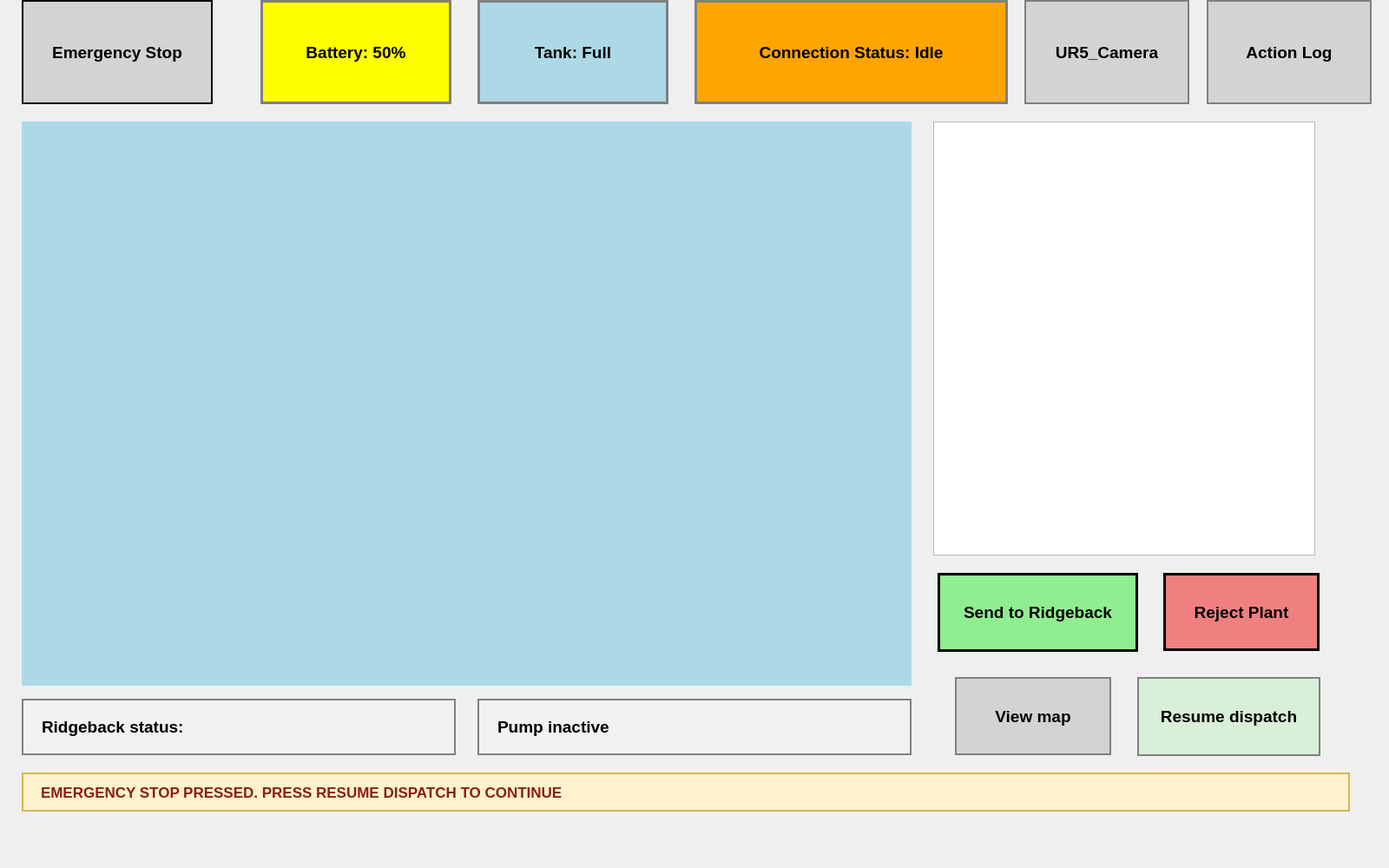
<?xml version="1.0" encoding="UTF-8"?>
<ui version="4.0">
 <class>PlantCareStudioWindow</class>
 <widget class="QMainWindow" name="PlantCareStudioWindow">
  <property name="geometry">
   <rect>
    <x>0</x>
    <y>0</y>
    <width>1600</width>
    <height>1000</height>
   </rect>
  </property>
  <property name="minimumSize">
   <size>
    <width>1600</width>
    <height>1000</height>
   </size>
  </property>
  <property name="maximumSize">
   <size>
    <width>1600</width>
    <height>1000</height>
   </size>
  </property>
  <property name="windowTitle">
   <string>PlantCare_Studio</string>
  </property>
  <widget class="QWidget" name="centralwidget">
   <widget class="QPushButton" name="stop_button">
    <property name="geometry">
     <rect>
      <x>25</x>
      <y>0</y>
      <width>220</width>
      <height>120</height>
     </rect>
    </property>
    <property name="font">
     <font>
      <family>Arial</family>
      <pointsize>14</pointsize>
      <weight>75</weight>
      <bold>true</bold>
     </font>
    </property>
    <property name="styleSheet">
     <string notr="true">background-color: lightgray; color: black; border: 2px solid black;</string>
    </property>
    <property name="text">
     <string>Emergency Stop</string>
    </property>
   </widget>
   <widget class="QLabel" name="battery_label">
    <property name="geometry">
     <rect>
      <x>300</x>
      <y>0</y>
      <width>220</width>
      <height>120</height>
     </rect>
    </property>
    <property name="font">
     <font>
      <family>Arial</family>
      <pointsize>14</pointsize>
      <weight>75</weight>
      <bold>true</bold>
     </font>
    </property>
    <property name="styleSheet">
     <string notr="true">background-color: yellow; color: black; border: 3px solid gray;</string>
    </property>
    <property name="text">
     <string>Battery: 50%</string>
    </property>
    <property name="alignment">
     <set>Qt::AlignCenter</set>
    </property>
    <property name="wordWrap">
     <bool>true</bool>
    </property>
   </widget>
   <widget class="QLabel" name="fill_level_label">
    <property name="geometry">
     <rect>
      <x>550</x>
      <y>0</y>
      <width>220</width>
      <height>120</height>
     </rect>
    </property>
    <property name="font">
     <font>
      <family>Arial</family>
      <pointsize>14</pointsize>
      <weight>75</weight>
      <bold>true</bold>
     </font>
    </property>
    <property name="styleSheet">
     <string notr="true">background-color: lightblue; color: black; border: 3px solid gray;</string>
    </property>
    <property name="text">
     <string>Tank: Full</string>
    </property>
    <property name="alignment">
     <set>Qt::AlignCenter</set>
    </property>
    <property name="wordWrap">
     <bool>true</bool>
    </property>
   </widget>
   <widget class="QLabel" name="status_label">
    <property name="geometry">
     <rect>
      <x>800</x>
      <y>0</y>
      <width>361</width>
      <height>120</height>
     </rect>
    </property>
    <property name="font">
     <font>
      <family>Arial</family>
      <pointsize>14</pointsize>
      <weight>75</weight>
      <bold>true</bold>
     </font>
    </property>
    <property name="styleSheet">
     <string notr="true">background-color: orange; color: black; border: 3px solid gray;</string>
    </property>
    <property name="text">
     <string>Connection Status: Idle</string>
    </property>
    <property name="alignment">
     <set>Qt::AlignCenter</set>
    </property>
    <property name="wordWrap">
     <bool>true</bool>
    </property>
   </widget>
   <widget class="QPushButton" name="ur5_button">
    <property name="geometry">
     <rect>
      <x>1180</x>
      <y>0</y>
      <width>190</width>
      <height>120</height>
     </rect>
    </property>
    <property name="font">
     <font>
      <family>Arial</family>
      <pointsize>14</pointsize>
      <weight>75</weight>
      <bold>true</bold>
     </font>
    </property>
    <property name="styleSheet">
     <string notr="true">background-color: lightgray; color: black; border: 2px solid grey;</string>
    </property>
    <property name="text">
     <string>UR5_Camera</string>
    </property>
   </widget>
   <widget class="QPushButton" name="action_log_button">
    <property name="geometry">
     <rect>
      <x>1390</x>
      <y>0</y>
      <width>190</width>
      <height>120</height>
     </rect>
    </property>
    <property name="font">
     <font>
      <family>Arial</family>
      <pointsize>14</pointsize>
      <weight>75</weight>
      <bold>true</bold>
     </font>
    </property>
    <property name="styleSheet">
     <string notr="true">background-color: lightgray; color: black; border: 2px solid grey;</string>
    </property>
    <property name="text">
     <string>Action Log</string>
    </property>
   </widget>
   <widget class="QWidget" name="plant_map_placeholder" native="true">
    <property name="geometry">
     <rect>
      <x>25</x>
      <y>140</y>
      <width>1025</width>
      <height>650</height>
     </rect>
    </property>
    <property name="styleSheet">
     <string notr="true">background-color: lightblue;</string>
    </property>
   </widget>
   <widget class="QLabel" name="ridgeback_status_label">
    <property name="geometry">
     <rect>
      <x>25</x>
      <y>805</y>
      <width>500</width>
      <height>65</height>
     </rect>
    </property>
    <property name="font">
     <font>
      <family>Arial</family>
      <pointsize>14</pointsize>
      <weight>75</weight>
      <bold>true</bold>
     </font>
    </property>
    <property name="styleSheet">
     <string notr="true">background-color: #f2f2f2; color: black; border: 2px solid gray; padding-left: 16px;</string>
    </property>
    <property name="text">
     <string>Ridgeback status:</string>
    </property>
    <property name="alignment">
     <set>Qt::AlignLeading|Qt::AlignLeft|Qt::AlignVCenter</set>
    </property>
    <property name="wordWrap">
     <bool>true</bool>
    </property>
   </widget>
   <widget class="QLabel" name="dispense_progress_label">
    <property name="geometry">
     <rect>
      <x>550</x>
      <y>805</y>
      <width>500</width>
      <height>65</height>
     </rect>
    </property>
    <property name="font">
     <font>
      <family>Arial</family>
      <pointsize>14</pointsize>
      <weight>75</weight>
      <bold>true</bold>
     </font>
    </property>
    <property name="styleSheet">
     <string notr="true">background-color: #f2f2f2; color: black; border: 2px solid gray; padding-left: 16px;</string>
    </property>
    <property name="text">
     <string>Pump inactive</string>
    </property>
    <property name="alignment">
     <set>Qt::AlignLeading|Qt::AlignLeft|Qt::AlignVCenter</set>
    </property>
    <property name="wordWrap">
     <bool>true</bool>
    </property>
   </widget>
   <widget class="QTextEdit" name="queue_text_placeholder">
    <property name="geometry">
     <rect>
      <x>1075</x>
      <y>140</y>
      <width>440</width>
      <height>500</height>
     </rect>
    </property>
    <property name="font">
     <font>
      <family>Times New Roman</family>
      <pointsize>15</pointsize>
     </font>
    </property>
    <property name="readOnly">
     <bool>true</bool>
    </property>
   </widget>
   <widget class="QPushButton" name="send_button">
    <property name="geometry">
     <rect>
      <x>1080</x>
      <y>660</y>
      <width>231</width>
      <height>91</height>
     </rect>
    </property>
    <property name="font">
     <font>
      <family>Arial</family>
      <pointsize>14</pointsize>
      <weight>75</weight>
      <bold>true</bold>
     </font>
    </property>
    <property name="styleSheet">
     <string notr="true">background-color: lightgreen; border: 3px solid black;</string>
    </property>
    <property name="text">
     <string>Send to Ridgeback</string>
    </property>
   </widget>
   <widget class="QPushButton" name="reject_button">
    <property name="geometry">
     <rect>
      <x>1340</x>
      <y>660</y>
      <width>180</width>
      <height>90</height>
     </rect>
    </property>
    <property name="font">
     <font>
      <family>Arial</family>
      <pointsize>14</pointsize>
      <weight>75</weight>
      <bold>true</bold>
     </font>
    </property>
    <property name="styleSheet">
     <string notr="true">background-color: lightcoral; border: 3px solid black;</string>
    </property>
    <property name="text">
     <string>Reject Plant</string>
    </property>
   </widget>
   <widget class="QPushButton" name="view_map_button">
    <property name="geometry">
     <rect>
      <x>1100</x>
      <y>780</y>
      <width>180</width>
      <height>90</height>
     </rect>
    </property>
    <property name="font">
     <font>
      <family>Arial</family>
      <pointsize>14</pointsize>
      <weight>75</weight>
      <bold>true</bold>
     </font>
    </property>
    <property name="styleSheet">
     <string notr="true">background-color: lightgray; color: black; border: 2px solid grey;</string>
    </property>
    <property name="text">
     <string>View map</string>
    </property>
   </widget>
   <widget class="QPushButton" name="resume_dispatch_button">
    <property name="geometry">
     <rect>
      <x>1310</x>
      <y>780</y>
      <width>211</width>
      <height>91</height>
     </rect>
    </property>
    <property name="font">
     <font>
      <family>Arial</family>
      <pointsize>14</pointsize>
      <weight>75</weight>
      <bold>true</bold>
     </font>
    </property>
    <property name="styleSheet">
     <string notr="true">background-color: #d9f0d8; color: black; border: 2px solid grey;</string>
    </property>
    <property name="text">
     <string>Resume dispatch</string>
    </property>
   </widget>
   <widget class="QLabel" name="dispatch_warning_label">
    <property name="geometry">
     <rect>
      <x>25</x>
      <y>890</y>
      <width>1530</width>
      <height>45</height>
     </rect>
    </property>
    <property name="font">
     <font>
      <family>Arial</family>
      <pointsize>13</pointsize>
      <weight>75</weight>
      <bold>true</bold>
     </font>
    </property>
    <property name="styleSheet">
     <string notr="true">background-color: #fff2cc; color: #8a1f11; border: 2px solid #d6b656; padding-left: 16px;</string>
    </property>
    <property name="text">
     <string>EMERGENCY STOP PRESSED. PRESS RESUME DISPATCH TO CONTINUE</string>
    </property>
    <property name="alignment">
     <set>Qt::AlignLeading|Qt::AlignLeft|Qt::AlignVCenter</set>
    </property>
    <property name="wordWrap">
     <bool>true</bool>
    </property>
   </widget>
  </widget>
 </widget>
 <resources/>
 <connections/>
</ui>
